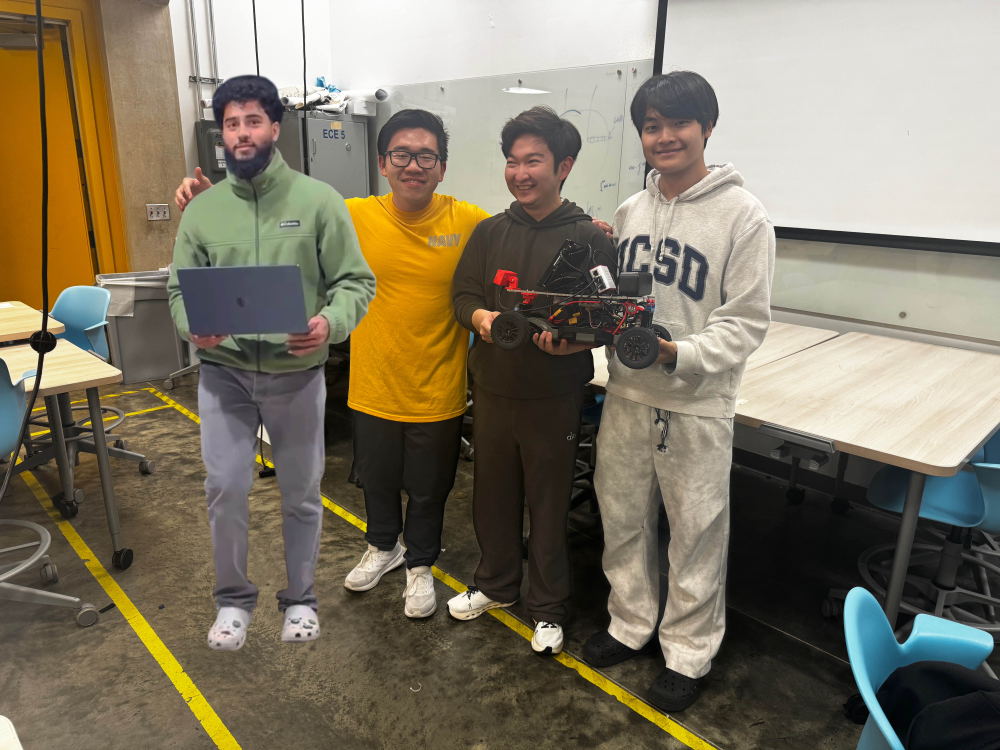
#> input picture media/team_photo.jpg, 4000 x 3000 px (shown at 1/4 size)
$ python -i user_registration.py   (imports and definitions only)
#> lines starting #> are read from the running program, lines starting #| are printed output that depends on the picture
#> further down, picture is the input picture: shape (3000, 4000, 3); mean B, G, R 101.6, 120.7, 129.5
"""
User Registration System
Handles user registration and recognition using face recognition
"""
import cv2
import numpy as np
import os
import json
import pickle
from datetime import datetime


class UserRegistration:
    def __init__(self, data_dir="user_data"):
        """
        Initialize user registration system

        Args:
            data_dir: Directory to store user data
        """
        self.data_dir = data_dir
        self.users_file = os.path.join(data_dir, "users.json")
        self.faces_file = os.path.join(data_dir, "faces_encodings.pkl")

        # Create data directory if it doesn't exist
        os.makedirs(data_dir, exist_ok=True)

        # Load existing users
        self.users = self._load_users()
        self.face_encodings = self._load_face_encodings()

        # Initialize face detector
        self.face_cascade = cv2.CascadeClassifier(
            cv2.data.haarcascades + 'haarcascade_frontalface_default.xml'
        )

    def _load_users(self):
        """Load registered users from file"""
        if os.path.exists(self.users_file):
            with open(self.users_file, 'r') as f:
                return json.load(f)
        return {}

    # [4 lines left out: function _save_users, not called in this run]

    def _load_face_encodings(self):
        """Load face encodings from file"""
        if os.path.exists(self.faces_file):
            with open(self.faces_file, 'rb') as f:
                return pickle.load(f)
        return {}

    # [88 lines left out: functions _save_face_encodings, detect_face, register_user, not called in this run]

    def recognize_user(self, frame):
        """
        Recognize user from frame

        Args:
            frame: BGR image frame

        Returns:
            tuple: (user_name, confidence, frame_with_info)
                - user_name: Name of recognized user or None
                - confidence: Confidence score (0-1)
                - frame_with_info: Frame with recognition info drawn
        """
        gray = cv2.cvtColor(frame, cv2.COLOR_BGR2GRAY)
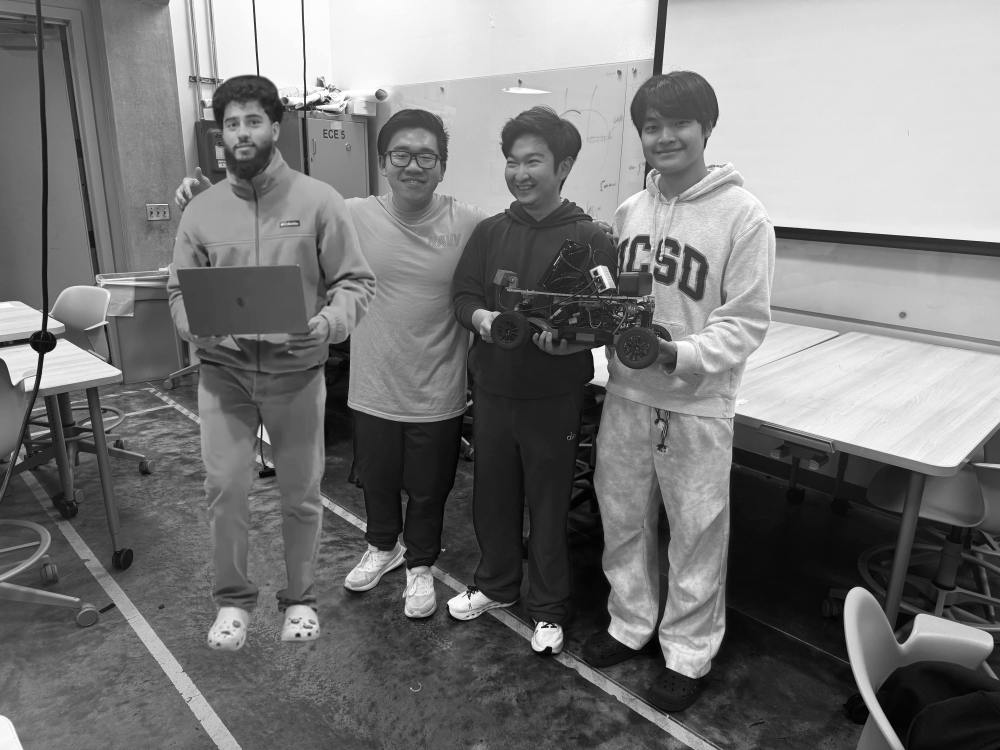
#> gray: shape (3000, 4000) (shown at 1/4 size); min 0, max 255, mean 121.2
        faces = self.face_cascade.detectMultiScale(
            gray,
            scaleFactor=1.1,
            minNeighbors=5,
            minSize=(100, 100)
        )
#> faces = [[1044, 2198, 116, 116], [852, 395, 247, 247], [1109, 2422, 199, 199], [1979, 541, 263, 263], [2521, 400, 278, 278], [1517, 510, 285, 285]]

        frame_with_info = frame.copy()
        recognized_name = None
        confidence = 0.0

        if len(faces) > 0:
            # Use first detected face
            x, y, w, h = faces[0]
#> x = 1044; y = 2198; w = 116; h = 116
            face_roi = gray[y:y+h, x:x+w]
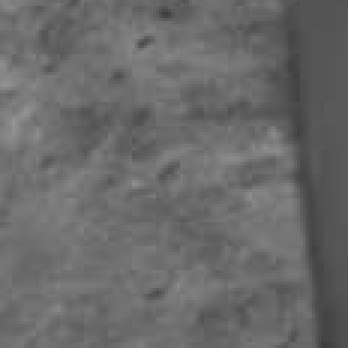
#> face_roi: shape (116, 116) (shown 3 times larger); min 60, max 150, mean 105.7
            face_roi = cv2.resize(face_roi, (100, 100))
#> face_roi: shape (100, 100)
            face_encoding = face_roi.flatten()
#> face_encoding = 10000 values, max 144 at index 3207, min 62 at index 9993, mean 105.6

            # Compare with registered users
            best_match = None
            best_score = float('inf')

            for name, encodings in self.face_encodings.items():
                for encoding in encodings:
                    # Calculate distance (simplified L2 distance)
                    distance = np.linalg.norm(face_encoding - encoding)
                    if distance < best_score:
                        best_score = distance
                        best_match = name
#> after the loop, best_score = inf

            # Threshold for recognition (adjust based on testing)
            threshold = 5000  # Lower is better match
            if best_match and best_score < threshold:
                recognized_name = best_match
                confidence = max(0, 1 - (best_score / threshold))

            # Draw recognition info
            cv2.rectangle(frame_with_info, (x, y), (x+w, y+h), (0, 255, 0), 2)
            if recognized_name:
                label = f"{recognized_name} ({confidence:.2f})"
                color = (0, 255, 0)
            else:
                label = "Stranger"
                color = (0, 0, 255)

            cv2.putText(frame_with_info, label, (x, y-10),
                       cv2.FONT_HERSHEY_SIMPLEX, 0.7, color, 2)

        return recognized_name, confidence, frame_with_info

    def get_registered_users(self):
        """Get list of registered user names"""
        return list(self.users.keys())

    # [10 lines left out: function delete_user, not called in this run]

>>> import cv2
>>> picture = cv2.imread('media/team_photo.jpg')
>>> result = UserRegistration().recognize_user(picture)

$ run again, on media/car.jpg
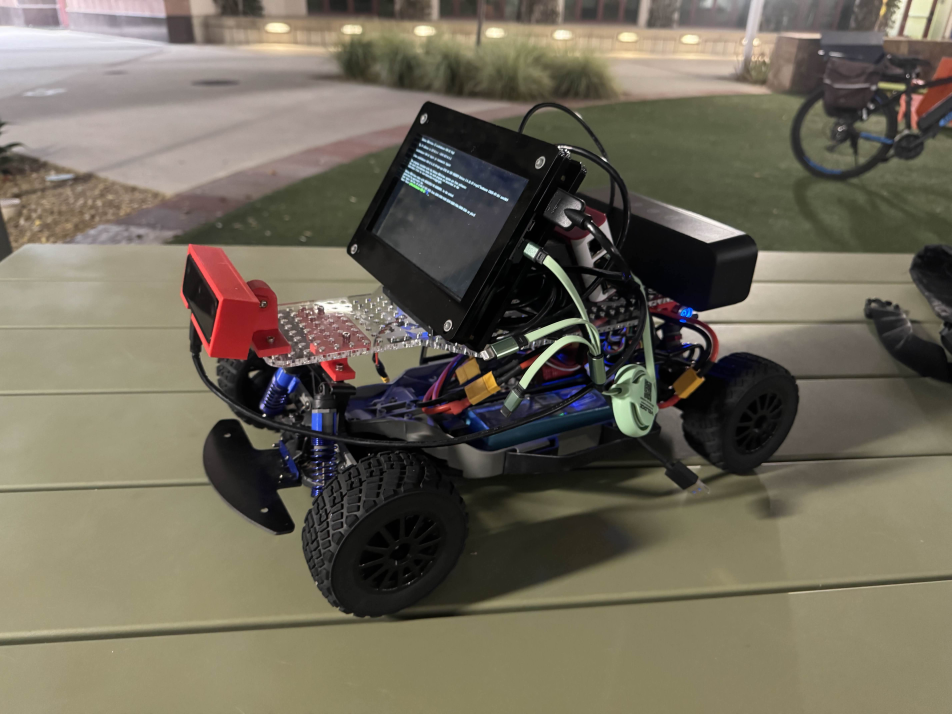
#> input picture media/car.jpg, 5712 x 4284 px (shown at 1/6 size)
#> picture is the input picture: shape (4284, 5712, 3); mean B, G, R 90, 104.8, 111.1
#> in recognize_user, `gray = cv2.cvtColor(frame, cv2.COLOR_BGR2GRAY)`:
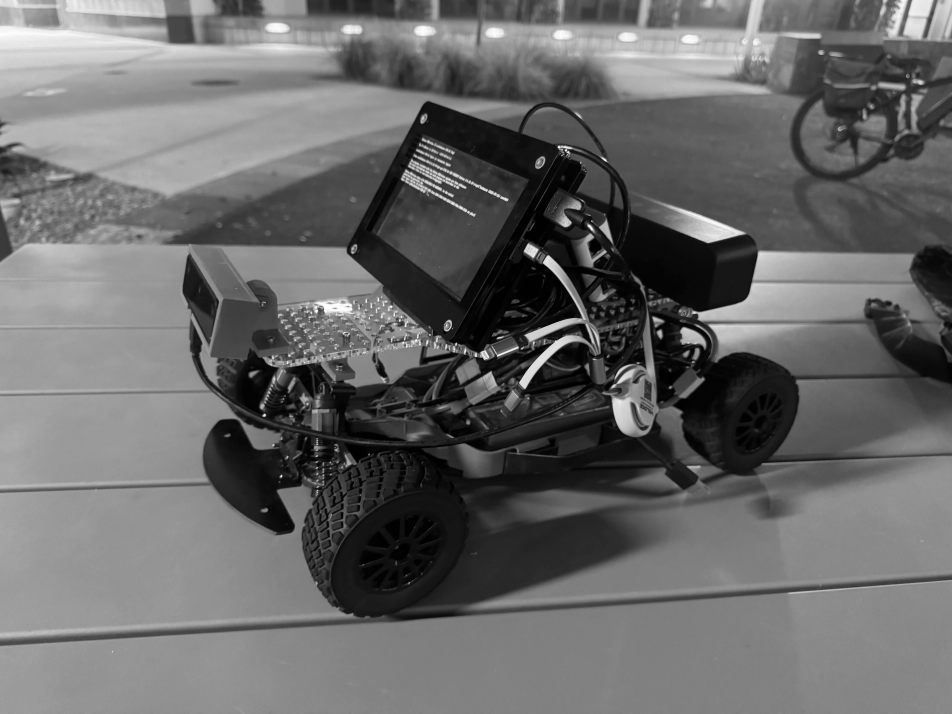
#> gray: shape (4284, 5712) (shown at 1/6 size); min 0, max 255, mean 105
#> faces = [[1819, 3262, 113, 113], [4036, 2002, 233, 233]]
#> x = 1819; y = 3262; w = 113
#> in recognize_user, `face_roi = gray[y:y+h, x:x+w]`:
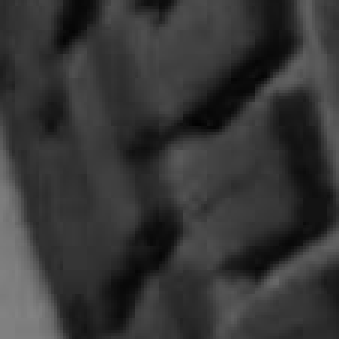
#> face_roi: shape (113, 113) (shown 3 times larger); min 2, max 131, mean 53.6
#> face_encoding = 10000 values, max 130 at index 9200, min 2 at index 3658, mean 53.45
#> after the loop in recognize_user, `for name, encodings in self.face_encodings.items():`: best_score = inf
